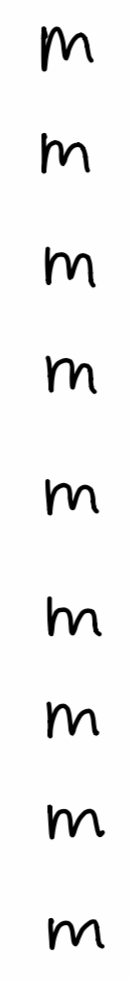
#> input picture m.png, 130 x 982 px, given in place of a.png, which was not available
$ python hw8.py   (Python 2 division)   (older library calls are emulated)
#> lines starting #> are read from the running program, lines starting #| are printed output that depends on the picture; after the words box and inside, x2 and y2 are one past the last pixel; in counts of white or black regions, pixels touching at a corner belong together; pictures that were not available may be replaced by others from this repository, and a replacement may not be noted
### hw8_separate.py
# -*- coding: utf-8 -*-
"""
PIC 16 Fall 2018
Startup code for homework 8
"""

from scipy.misc import imread # using scipy's imread
import matplotlib.pyplot as plt
import numpy as np
from skimage.transform import resize

def boundaries(binarized,axis):
    # variables named assuming axis = 0; algorithm valid for axis=1
    # [1,0][axis] effectively swaps axes for summing
    rows = np.sum(binarized,axis = [1,0][axis]) > 0
    rows[1:] = np.logical_xor(rows[1:], rows[:-1])
    change = np.nonzero(rows)[0]
    ymin = change[::2]
    ymax = change[1::2]
    height = ymax-ymin
    too_small = 10 # real letters will be bigger than 10px by 10px
    ymin = ymin[height>too_small]
    ymax = ymax[height>too_small]
    return zip(ymin,ymax)

def separate(img):
    orig_img = img.copy()
    pure_white = 255.
    white = np.max(img)
    black = np.min(img)
    thresh = (white+black)/2.0
    binarized = img<thresh
    row_bounds = boundaries(binarized, axis = 0)
    cropped = []
    for r1,r2 in row_bounds:
        img = binarized[r1:r2,:]
        col_bounds = boundaries(img,axis=1)
        rects = [r1,r2,col_bounds[0][0],col_bounds[0][1]]
        cropped.append(np.array(orig_img[rects[0]:rects[1],rects[2]:rects[3]]/pure_white))
    return cropped

# Example usage
big_img = imread("a.png", flatten = True) # flatten = True converts to grayscale
#> big_img: shape (982, 130) float32; min 0, max 254.4, mean 242.4
plt.imshow(big_img/255,cmap='gray')
plt.show()
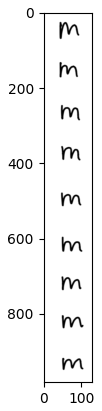
#> figure drawn by matplotlib, 1 panel

imgs = separate(big_img) # separates big_img (pure white = 255) into array of little images (pure white = 1.0)
#> in separate, `white = np.max(img)`: white = 254.4
#> in separate, `black = np.min(img)`: black = 0
#> in separate, `thresh = (white+black)/2.0`: thresh = 127.2
#> in separate, `binarized = img<thresh`:
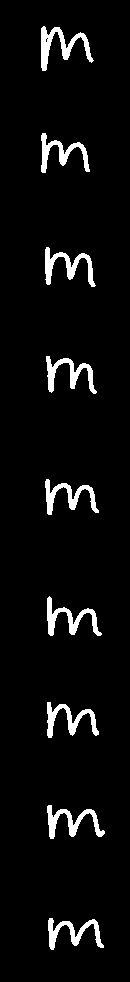
#> binarized: shape (982, 130) bool; 4.8% white; 9 white regions, largest, box (x1, y1, x2, y2) and area: (41, 26, 94, 71) 793, (45, 247, 96, 287) 690, (47, 596, 102, 636) 682
#> in boundaries, `change = np.nonzero(rows)[0]`: change = 18 values from 26 to 950
#> in boundaries, `ymin = change[::2]`: ymin = [26, 133, 247, 356, 479, 596, 702, 805, 918]
#> in boundaries, `ymax = change[1::2]`: ymax = [71, 173, 287, 394, 515, 636, 738, 839, 950]
#> in boundaries, `height = ymax-ymin`: height = [45, 40, 40, 38, 36, 40, 36, 34, 32]
#> in separate, `row_bounds = boundaries(binarized, axis = 0)`: row_bounds = [(26, 71), (133, 173), (247, 287), (356, 394), (479, 515), (596, 636), (702, 738), (805, 839), (918, 950)]
#> the loop in separate, `for r1,r2 in row_bounds:` made 9 passes
#> (r1, r2, ymin in boundaries, ymax in boundaries, height in boundaries) on passes 1 to 9: (26, 71, [41], [94], [53]), (133, 173, [41], [90], [49]), (247, 287, [45], [96], [51]), (356, 394, [46], [97], [51]), (479, 515, [45], [99], [54]), (596, 636, [47], [102], [55]), (702, 738, [47], [99], [52]), (805, 839, [47], [105], [58]), (918, 950, [48], [104], [56])
#> after the loop in separate, `for r1,r2 in row_bounds:`: img: shape (32, 130) bool; 15.4% white; 1 white region, box (x1, y1, x2, y2) and area: (48, 0, 104, 32) 640
#> after the loop in separate, `for r1,r2 in row_bounds:`: cropped = 9 items
#> imgs = 9 items
for img in imgs:
    img = resize(img, (10,10))
    plt.imshow(img, cmap='gray')
    plt.show()
#> this loop made 9 passes

### hw8.py
#!/usr/bin/env python2
# -*- coding: utf-8 -*-
"""
Created on Thu Nov 29 10:14:47 2018

@author: yanghuiwang
"""
"""
In this assignment, you will train a Support Vector Classifier to read your own handwriting.
Submit your code (a .zip of your script hw8.py and handwriting data image files) on CCLE.

1. Before you begin, you might want to see the example Recognizing Hand-Written Digits from
the scikit-learn documentation. You need to conceptually understand what the data and target
arrays represent before you continue. In the example, the data and target arrays are provided.
Training and testing the SVC is trivial once you have these arrays. Therefore, much of the
time of your time on this assignment will be spent generating data and target arrays for
your own handwriting.

2. In order to train the SVC, you’ll need to provide it with several handwritten
examples of each symbol you want it to learn, and you’ll need to format this
information like the data and target arrays in the example. For example, if we
want our SVC to learn to recognize handwritten letters “a”,“b”, and “c” , we need
 to write letters in a grid like:

3. Then we need to manually separate the image into separate files for each letter
 and write an algorithm to automatically separate the image into an array of images,
 each tightly cropped around a single symbol like:
We then convert these into the data array required by NumPy, where the number 0
is used to represent “a”, 1 to represent “b”, and 2 to represent “c” in the target array.
Feel free to use the startup code in hw8 separate.py for converting a column
(rotated above to fit on page) of single characters into a list of separate images
using a very simple algorithm. The code also resizes each of the letters to a 10 × 10 square.
"""
from scipy.misc import imread
from skimage.transform import resize
import matplotlib.pyplot as plt
from hw8_separate import separate
import numpy as np

# get the full images
big_img=[]
big_img.append(imread("m.png", flatten = True))# flatten = True converts to grayscale
big_img.append(imread("n.png", flatten = True))
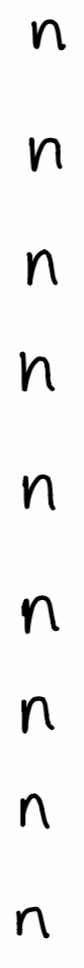
#> input picture n.png, 84 x 968 px
big_img.append(imread("u.png", flatten = True))
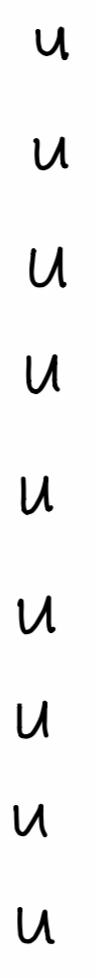
#> input picture u.png, 96 x 978 px
big_img.append(imread("v.png", flatten = True))
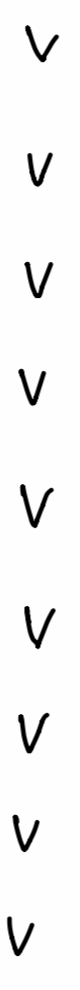
#> input picture v.png, 80 x 990 px
#plt.imshow(big_img[0]/255,cmap='gray')
#plt.show()

# seperate the big images into small ones with the same dimension
imgs=np.array([resize(im,(10,10)) for i in range(len(big_img)) for im in separate(big_img[i])] )# resize the images in to same dimension for further operation
#> the loop in separate (call 2), `for r1,r2 in row_bounds:` made 9 passes
#> in separate (call 3), `binarized = img<thresh`: binarized: shape (968, 84) bool; 4.8% white; 9 white regions, largest, box (x1, y1, x2, y2) and area: (21, 595, 59, 634) 507, (20, 352, 55, 391) 483, (22, 474, 55, 510) 454
#> after the loop in separate (call 3), `for r1,r2 in row_bounds:`: img: shape (31, 84) bool; 13.4% white; 1 white region, box (x1, y1, x2, y2) and area: (16, 0, 49, 31) 350
#> in separate (call 4), `binarized = img<thresh`: binarized: shape (978, 96) bool; 4.6% white; 9 white regions, largest, box (x1, y1, x2, y2) and area: (29, 247, 66, 288) 555, (17, 596, 55, 634) 521, (26, 354, 60, 394) 516
#> after the loop in separate (call 4), `for r1,r2 in row_bounds:`: img: shape (37, 96) bool; 13.3% white; 1 white region, box (x1, y1, x2, y2) and area: (17, 0, 55, 37) 474
#> in separate (call 5), `binarized = img<thresh`:
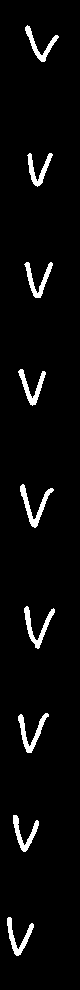
#> binarized: shape (990, 80) bool; 3.9% white; 9 white regions, largest, box (x1, y1, x2, y2) and area: (20, 484, 54, 528) 399, (24, 606, 55, 649) 379, (18, 713, 49, 753) 376
#> in separate (call 5), `row_bounds = boundaries(binarized, axis = 0)`: row_bounds = [(25, 62), (153, 187), (262, 298), (369, 406), (484, 528), (606, 649), (713, 753), (815, 852), (917, 956)]
#> the loop in separate (call 5), `for r1,r2 in row_bounds:` made 9 passes
#> (r1, r2, ymin in boundaries, ymax in boundaries, height in boundaries) on passes 1 to 9: (25, 62, [25], [59], [34]), (153, 187, [27], [53], [26]), (262, 298, [24], [53], [29]), (369, 406, [18], [46], [28]), (484, 528, [20], [54], [34]), (606, 649, [24], [55], [31]), (713, 753, [18], [49], [31]), (815, 852, [13], [39], [26]), (917, 956, [7], [34], [27])
#> after the loop in separate (call 5), `for r1,r2 in row_bounds:`: img: shape (39, 80) bool; 10.7% white; 1 white region, box (x1, y1, x2, y2) and area: (7, 0, 34, 39) 335
imgs=imgs.reshape(4*9,100,) # reshape into 1D dimension for SVC classification

# create a target list to store the true values
target=np.array([i for i in range(4) for j in range(9)])
#> target = 36 values from 0 to 3

"""
4. Generate your own handwriting data: using a dark pen on a white sheet of paper,
write in a column several examples of a single symbol. Do this for at least three
different symbols. Scan or photograph (cell phone cameras can work) your data and
separate it into separate images for each symbol. Generate data and target arrays
for your handwriting data. Despite the fact that I provide 23 examples of each letter,
five examples of each symbol should be sufficient if your handwriting is consistent.


5. Once you have arrays of all your own handwriting data and target values, you need
 to separate these into test and training sets. Write a function partition that accepts
 your data and target arrays and a third parameter p representing the percentage of
 the data that is to be used for training; the remainder will be for testing. It
 should return train data, train target, test data, and test target.
 """

from sklearn.model_selection import train_test_split
# a function that accepts data and target arrays and p representing the percentage of data used for training
def partition(data,target,p=0.7):
#> called with target = array of shape (36,), p = 0.7
    traindata,testdata,traintarget,testtarget = train_test_split(data,target,test_size=1-p)
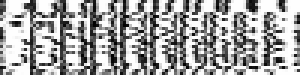
#> traindata: shape (25, 100) float32 (shown 3 times larger); min 0.00125, max 0.998, mean 0.648
#> traintarget = 25 values, max 3 at index 0, min 0 at index 4, mean 1.36; testtarget = [3, 2, 1, 3, 2, 1, 1, 0, 1, 3, 3]
    return traindata,traintarget, testdata, testtarget
"""
6. Train and test a Support Vector Classifier (SVC). You can use either LinearSVC
 or a regular SVC. Print results like:
     Predicted: [ 2. 0. 1. 1. 2. 2.]
     Truth: [2. 0. 1. 1. 2. 2.]
     Accuracy:  100.0 %
"""

from sklearn import svm
traindata,traintarget, testdata, testtarget=partition(imgs,target)
#> testtarget = [3, 2, 1, 3, 2, 1, 1, 0, 1, 3, 3]
print len(testdata)
#| 11

classifier=svm.SVC(gamma=0.1)
classifier.fit(traindata,traintarget)
predicted=classifier.predict(testdata)
#> predicted = [3, 2, 1, 3, 2, 1, 1, 0, 1, 3, 3]
accuracy = sum(classifier.predict(testdata)==testtarget)*100.0/len(testtarget)
#> accuracy = 100
print "Predicted: ",predicted*1.0,'\n',"Truth: ",testtarget*1.0,'\n', "Accuracy: ", accuracy, "%"
#| Predicted:  [3. 2. 1. 3. 2. 1. 1. 0. 1. 3. 3.]
#|  Truth:  [3. 2. 1. 3. 2. 1. 1. 0. 1. 3. 3.]
#|  Accuracy:  100.0 %
# [8 lines of commented-out code are left out]
